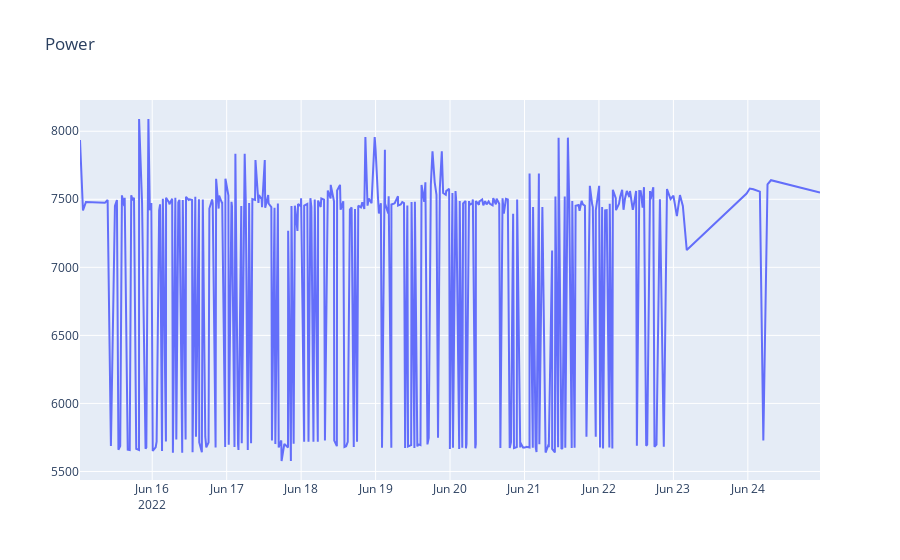

The notebook cell saved with this chart:
### Code cell
init_notebook_mode(connected = True)

def moving_average(series, n):
    return np.average(series[-n:])


def plotMovingAverage(series, n):

    """
    series - dataframe with timeseries
    n - rolling window size 

    """

    rolling_mean = series.rolling(window=n).mean()

    # При желании, можно строить и доверительные интервалы для сглаженных значений
    #rolling_std =  series.rolling(window=n).std()
    #upper_bond = rolling_mean+1.96*rolling_std
    #lower_bond = rolling_mean-1.96*rolling_std

    plt.figure(figsize=(15,5))
    plt.title("Moving average\n window size = {}".format(n))
    plt.plot(rolling_mean, "g", label="Rolling mean trend")

    #plt.plot(upper_bond, "r--", label="Upper Bond / Lower Bond")
    #plt.plot(lower_bond, "r--")
    plt.plot(series[n:], label="Actual values")
    plt.legend(loc="upper left")
    plt.grid(True)


def plotly_df(df, title = ''):
    data = []

    for column in df.columns:
        trace = go.Scatter(
            x = df.index,
            y = df[column],
            mode = 'lines',
            name = column
        )
        data.append(trace)

    layout = dict(title = title)
    fig = dict(data = data, layout = layout)
    iplot(fig, show_link=False)


dataset = pd.read_csv('power.csv', index_col=['datetime'], parse_dates=['datetime'])

start_date = '15-06-2022'
end_date = '25-06-2022'
counter = 4101471

mask = (dataset.index > start_date) & (dataset.index <= end_date)
filtered_df = dataset
filtered_df = filtered_df.loc[mask]
filtered_df = filtered_df.loc[filtered_df["counter"] == counter].filter(items=["total"])
filtered_df = filtered_df.sort_index()

plotly_df(filtered_df, title = "Power")
print(moving_average(filtered_df.total, 1000000000))
plotMovingAverage(filtered_df, 24*7)

### Figure 1 — Plotly figure (JSON) as saved in the notebook; plotly's stock layout.template omitted (floating-point values rounded to 4 significant figures; data arrays with more than 128 entries replaced by an {"elided": "..."} marker saying what was removed)
{"data": [{"mode": "lines", "name": "total", "type": "scatter", "x": {"elided": "786 str values"}, "y": {"elided": "786 int values"}}], "layout": {"title": {"text": "Power"}}}
